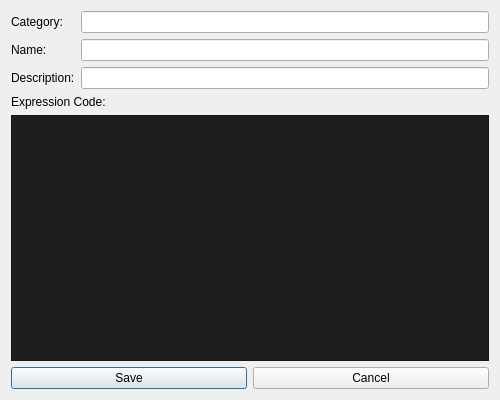
<?xml version="1.0" encoding="UTF-8"?>
<ui version="4.0">
 <class>AddExpressionDialog</class>
 <widget class="QDialog" name="AddExpressionDialog">
  <property name="geometry">
   <rect>
    <x>0</x>
    <y>0</y>
    <width>500</width>
    <height>400</height>
   </rect>
  </property>
  <property name="minimumSize">
   <size>
    <width>500</width>
    <height>400</height>
   </size>
  </property>
  <property name="windowTitle">
   <string>Add Expression</string>
  </property>
  <layout class="QVBoxLayout" name="main_layout">
   <item>
    <layout class="QFormLayout" name="form_layout">
     <item row="0" column="0">
      <widget class="QLabel" name="category_label">
       <property name="text">
        <string>Category:</string>
       </property>
      </widget>
     </item>
     <item row="0" column="1">
      <widget class="QLineEdit" name="category_input"/>
     </item>
     <item row="1" column="0">
      <widget class="QLabel" name="name_label">
       <property name="text">
        <string>Name:</string>
       </property>
      </widget>
     </item>
     <item row="1" column="1">
      <widget class="QLineEdit" name="name_input"/>
     </item>
     <item row="2" column="0">
      <widget class="QLabel" name="desc_label">
       <property name="text">
        <string>Description:</string>
       </property>
      </widget>
     </item>
     <item row="2" column="1">
      <widget class="QLineEdit" name="desc_input"/>
     </item>
    </layout>
   </item>
   <item>
    <widget class="QLabel" name="code_label">
     <property name="text">
      <string>Expression Code:</string>
     </property>
    </widget>
   </item>
   <item>
    <widget class="QPlainTextEdit" name="code_input">
     <property name="styleSheet">
      <string notr="true">font-family: 'Consolas', 'Courier New', monospace;
font-size: 10pt;
background-color: #1e1e1e;
color: #d4d4d4;</string>
     </property>
    </widget>
   </item>
   <item>
    <layout class="QHBoxLayout" name="button_layout">
     <item>
      <widget class="QPushButton" name="save_btn">
       <property name="text">
        <string>Save</string>
       </property>
      </widget>
     </item>
     <item>
      <widget class="QPushButton" name="cancel_btn">
       <property name="text">
        <string>Cancel</string>
       </property>
      </widget>
     </item>
    </layout>
   </item>
  </layout>
 </widget>
 <resources/>
 <connections/>
</ui>
